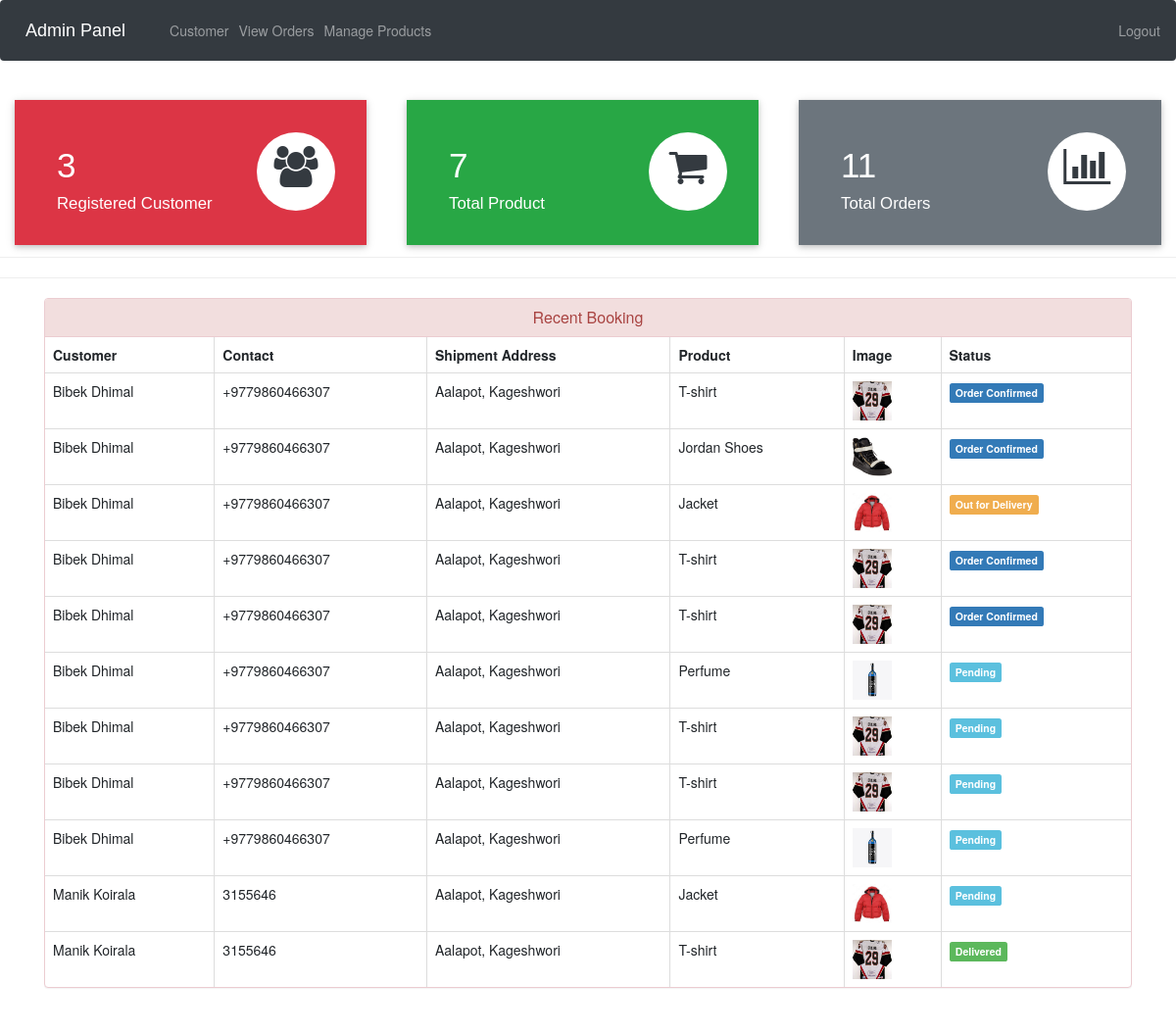
The app's page /admin-dashboard (signed in) with its own data.
### ecom/models.py (models this page shows, shortened)
class Customer(models.Model):
    user=models.OneToOneField(User,on_delete=models.CASCADE)
    profile_pic= models.ImageField(upload_to='profile_pic/CustomerProfilePic/',null=True,blank=True)
    address = models.CharField(max_length=40)
    mobile = models.CharField(max_length=20,null=False)
    @property
    def get_name(self):
        return self.user.first_name+" "+self.user.last_name

class Orders(models.Model):
    STATUS =(
        ('Pending','Pending'),
        ('Order Confirmed','Order Confirmed'),
        ('Out for Delivery','Out for Delivery'),
        ('Delivered','Delivered'),
    )
    customer=models.ForeignKey('Customer', on_delete=models.CASCADE,null=True)
    product=models.ForeignKey('Product',on_delete=models.CASCADE,null=True)
    email = models.CharField(max_length=50,null=True)
    address = models.CharField(max_length=500,null=True)
    mobile = models.CharField(max_length=20,null=True)
    order_date= models.DateField(auto_now_add=True,null=True)
    status=models.CharField(max_length=50,null=True,choices=STATUS)

class Product(models.Model):
    name=models.CharField(max_length=40)
    product_image= models.ImageField(upload_to='product_image/',null=True,blank=True)
    price = models.PositiveIntegerField()
    description=models.CharField(max_length=40)

### ecom/views.py (the view)
# urls.py: path('admin-dashboard', views.admin_dashboard_view,name='admin-dashboard'),
@login_required(login_url='adminlogin')
def admin_dashboard_view(request):
    customercount=models.Customer.objects.all().count()
    productcount=models.Product.objects.all().count()
    ordercount=models.Orders.objects.all().count()
    orders=models.Orders.objects.all()
    ordered_products=[]
    ordered_bys=[]
    for order in orders:
        ordered_product=models.Product.objects.all().filter(id=order.product.id)
        ordered_by=models.Customer.objects.all().filter(id = order.customer.id)
        ordered_products.append(ordered_product)
        ordered_bys.append(ordered_by)
    mydict={
    'customercount':customercount,
    'productcount':productcount,
    'ordercount':ordercount,
    'data':zip(ordered_products,ordered_bys,orders),
    }
    return render(request,'ecom/admin_dashboard.html',context=mydict)

### templates/ecom/admin_dashboard.html
{% extends 'ecom/admin_base.html' %}
{% load static %}
{% block content %}
<br>
{%include 'ecom/admin_dashboard_cards.html'%}
<br><br><br><br><br>
<hr><hr>
<div class="container" >
    <div class="panel panel-danger" >
      <div class="panel-heading" style="text-align:center;">
        <h6 class="panel-title">Recent Booking</h6>
      </div>
      <table class="table table-hover table-bordered" id="dev-table">
        <thead>
          <tr>
            <th>Customer</th>
            <th>Contact</th>
            <th>Shipment Address</th>
            <th>Product</th>
            <th>Image</th>
            <th>Status</th>
          </tr>
        </thead>
        {% for product,customer,order in data %}
        <tr>
          {% for c in customer %}
          <td> {{c.get_name}}</td>
          <td>{{c.mobile}}</td>
          <td>{{order.address}}</td>
          {% endfor %}
          {% for p in product %}
          <td> {{p.name}}</td>
          <td> <img src="{% static p.product_image.url %}" alt="Profile Pic" height="40px" width="40px" /></td>
          {% if order.status == 'Pending'%}
          <td> <span class="label label-info">{{order.status}}</span></td>
          {% elif order.status == 'Delivered' %}
          <td> <span class="label label-success">{{order.status}}</span></td>
          {% elif order.status == 'Out for Delivery' %}
          <td> <span class="label label-warning">{{order.status}}</span></td>
          {%else%}
            <td> <span class="label label-primary">{{order.status}}</span></td>
          {%endif%}
          {% endfor %}
        </tr>
        {% endfor %}
      </table>
  </div>
</div>
{% endblock content %}

### records on screen
Orders: address "Aalapot, Kageshwori", status "Order Confirmed"
Customer: get_name "Bibek Dhimal", mobile "+9779860466307"
Product: name "T-shirt", product_image (picture)
Orders: address "Aalapot, Kageshwori", status "Order Confirmed"
Product: name "Jordan Shoes", product_image (picture)
Orders: address "Aalapot, Kageshwori", status "Out for Delivery"
Product: name "Jacket", product_image (picture)
Orders: address "Aalapot, Kageshwori", status "Order Confirmed"
Orders: address "Aalapot, Kageshwori", status "Order Confirmed"
Orders: address "Aalapot, Kageshwori", status "Pending"
Product: name "Perfume", product_image (picture)
Orders: address "Aalapot, Kageshwori", status "Pending"
Orders: address "Aalapot, Kageshwori", status "Pending"
Orders: address "Aalapot, Kageshwori", status "Pending"
Orders: address "Aalapot, Kageshwori", status "Pending"
Customer: get_name "Manik Koirala", mobile "3155646"
Orders: address "Aalapot, Kageshwori", status "Delivered"

### other values on screen
{{ customercount }} "3"
{{ productcount }} "7"
{{ ordercount }} "11"
